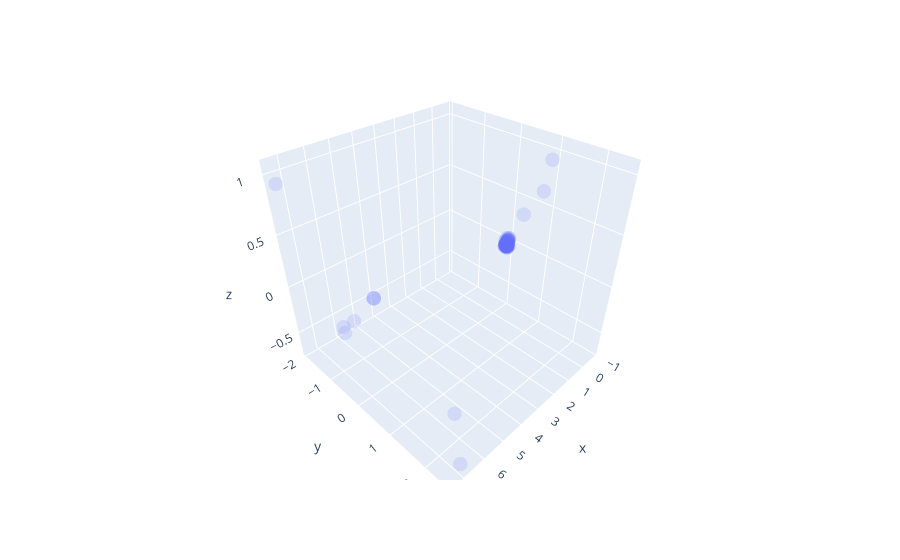

Notebook code for this chart:
### Code cell
!pip install --upgrade nbformat
import plotly.express as px
x,y,z = pca_frame["c1"],pca_frame["c2"],pca_frame["c3"]
fig = plt.figure()
ax = fig.add_subplot(111, projection='3d')
ax.scatter(x, y, z, c='r', marker='o')
ax.set_xlabel('X Label')
ax.set_ylabel('Y Label')
ax.set_zlabel('Z Label')
plt.show()

fig = px.scatter_3d(x=x, y=y, z=z)
fig.update_traces(marker=dict(size=5, opacity=0.15))
fig.show()
